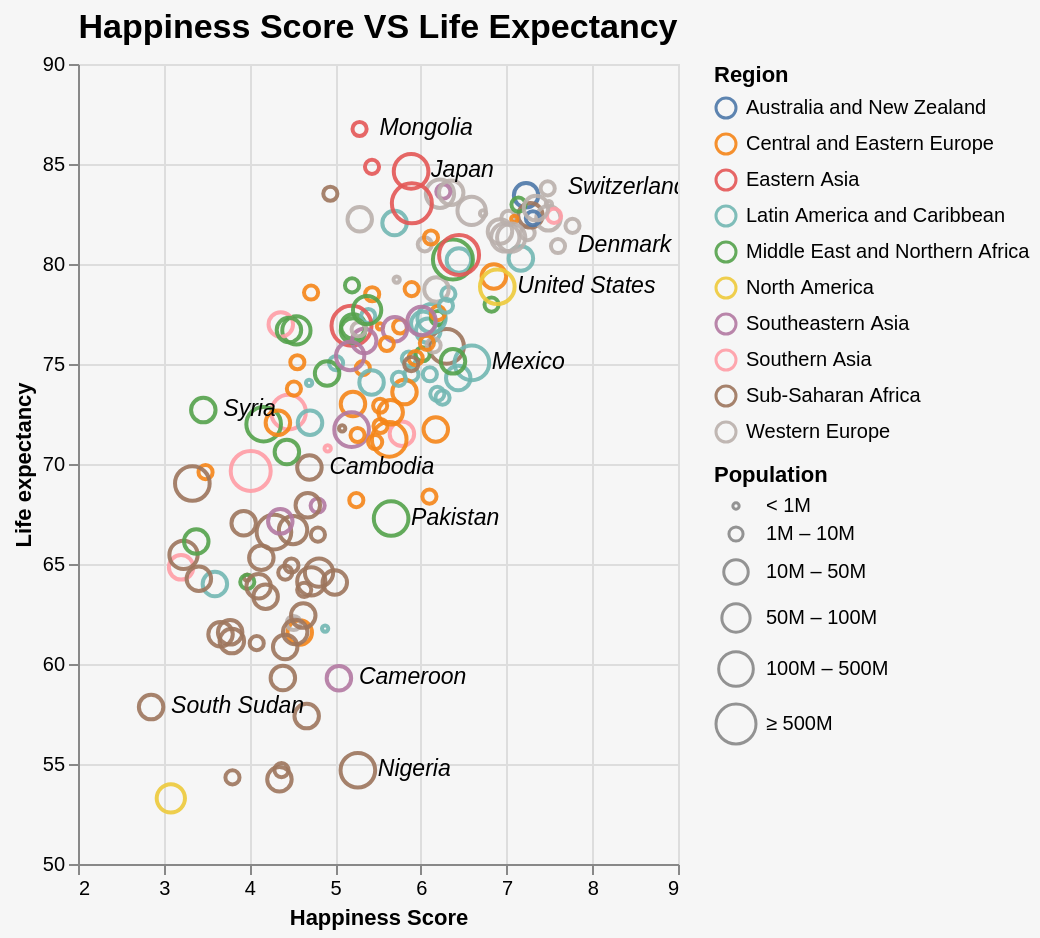

Describe this chart as a Vega-Lite specification.
### Vega-Lite specification from a JSON file in a GitHub repository (floating-point values rounded to 4 significant figures; data arrays with more than 128 entries replaced by an {"elided": "..."} marker saying what was removed)
{"$schema": "https://vega.github.io/schema/vega-lite/v4.json", "title": {"text": "Happiness Score VS Life Expectancy ", "fontSize": 17, "fontWeight": 600}, "description": "A scatterplot showing the correlation between  Happiness Score of every country having a third dimension using region as different colours to represent each different regions.", "width": "container", "height": 400, "data": {"values": {"elided": "157 records"}}, "params": [{"name": "Population_Above", "value": 0, "bind": {"input": "range", "min": 0, "max": 100000000, "step": 1000000, "name": "Minimum Population: "}}, {"name": "region_selection", "bind": {"input": "select", "options": [null, "Australia and New Zealand", "Central and Eastern Europe", "Eastern Asia", "Latin America and Caribbean", "Middle East and Northern Africa", "North America", "Southeastern Asia", "Southern Asia", "Sub-Saharan Africa", "Western Europe"], "labels": ["Show All", "Australia and New Zealand", "Central and Eastern Europe", "Eastern Asia", "Latin America and Caribbean", "Middle East and Northern Africa", "North America", "Southeastern Asia", "Southern Asia", "Sub-Saharan Africa", "Western Europe"], "name": "Region Selection: "}}], "encoding": {"x": {"field": "Happiness Score", "type": "quantitative", "scale": {"type": "linear", "domain": [2, 9]}}, "y": {"field": "Life expectancy", "type": "quantitative", "scale": {"type": "linear", "domain": [50, 90]}}, "color": {"field": "Region", "type": "nominal"}}, "transform": [{"filter": "region_selection == null || datum.Region == region_selection"}, {"filter": "datum.Population > Population_Above"}], "layer": [{"selection": {"region_highlight": {"type": "multi", "fields": ["Region"], "bind": "legend"}, "grid": {"type": "interval", "bind": "scales"}}, "mark": {"type": "point", "tooltip": true}, "encoding": {"color": {"field": "Region", "type": "nominal"}, "opacity": {"condition": {"selection": "region_highlight", "value": 0.9}, "value": 0.2}, "size": {"field": "Population", "type": "quantitative", "scale": {"type": "threshold", "domain": [1000000, 10000000, 50000000, 100000000, 500000000], "range": [10, 50, 150, 200, 300, 400]}, "legend": {"format": ".1s"}}, "tooltip": [{"field": "Country", "type": "nominal"}, {"field": "Happiness Score", "type": "quantitative", "format": ","}, {"field": "Life expectancy", "type": "quantitative", "format": ","}, {"field": "Region", "type": "nominal"}, {"field": "Population", "type": "quantitative", "format": ","}]}}, {"mark": {"type": "text", "align": "left", "dx": 10, "fontSize": 11.5, "fontStyle": "italic"}, "encoding": {"text": {"field": "Country", "type": "nominal"}, "color": {"value": "black"}, "opacity": {"condition": {"test": " datum['Country'] == 'Japan' || datum['Country'] == 'Denmark' || datum['Country'] == 'Mongolia' || datum['Country'] == 'Switzerland' ||  datum['Country'] == 'Syria' || datum['Country'] == 'South Sudan' || datum['Country'] == 'Mexico' || datum['Country'] == 'Nigeria' || datum['Country'] == 'Cambodia' || datum['Country'] == 'Cameroon' || datum['Country'] == 'Pakistan' || datum['Country'] == 'United States' ", "value": 1}, "value": 0}, "tooltip": [{"field": "Country", "type": "nominal"}, {"field": "Happiness Score", "type": "quantitative", "format": ","}, {"field": "Life expectancy", "type": "quantitative", "format": ","}, {"field": "Region", "type": "nominal"}, {"field": "Population", "type": "quantitative", "format": ","}]}}], "background": "#F6F6F6", "config": {}}
